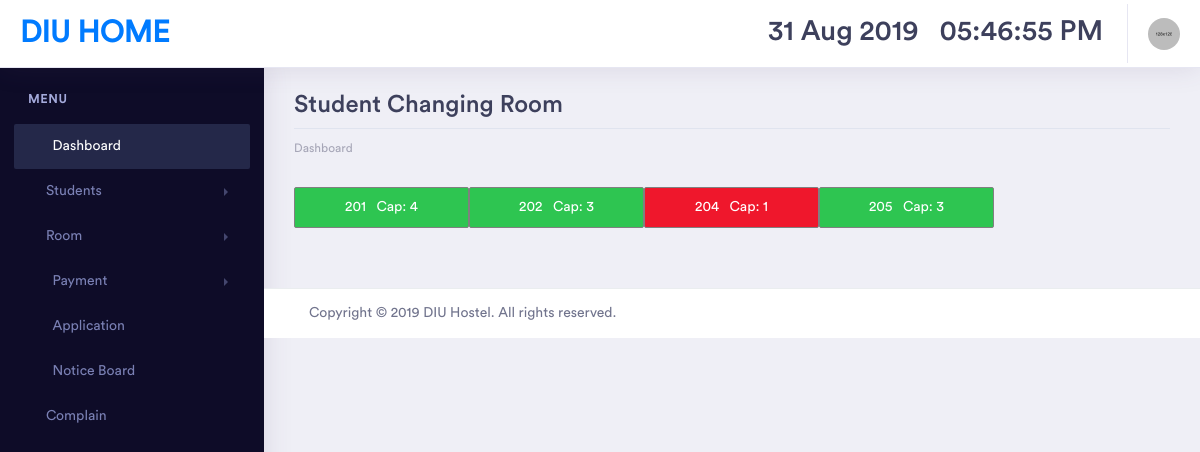
The page /change_seat.php (signed in) on the database its author committed.
### tables this page shows
CREATE TABLE `room` (
  `r_id` int(11) NOT NULL,
  `room_no` int(10) DEFAULT NULL,
  `room_capacity` int(5) DEFAULT NULL,
  `room_video` varchar(255) DEFAULT NULL,
  `seat_price` decimal(10,2) DEFAULT NULL
);

### change_seat.php (the view, shortened to what this page needs)
<?php session_start();
if ($_SESSION['staff_login']==TRUE) {
    include('inc/head.php'); ?>
<div class="dashboard-main-wrapper">
    <?php include('inc/top_nev.php'); ?>
    <?php include('inc/left_nev.php'); ?>
    <div class="dashboard-wrapper">
        <div class="dashboard-ecommerce">
            <div class="container-fluid dashboard-content ">
                <div class="row">
                    <div class="col-xl-12 col-lg-12 col-md-12 col-sm-12 col-12">
                        <div class="page-header">
                            <h2 class="pageheader-title">Student Changing Room</h2>
                            <div class="page-breadcrumb">
                                <nav aria-label="breadcrumb">
                                    <ol class="breadcrumb">
                                        <li class="breadcrumb-item"><a href="index.php" class="breadcrumb-link">Dashboard</a></li>
                                        <li class="breadcrumb-item active" aria-current="page"></li>
                                    </ol>
                                </nav>
                            </div>
                        </div>
                    </div>
                </div>
                <div class="ecommerce-widget">
                   <div class="row col-10">
                    <?php
                    $query="SELECT * FROM room ORDER BY room_no ASC";
                    $result=mysqli_query($con,$query);
                    if(mysqli_num_rows($result)>0){
                        while($row=mysqli_fetch_array($result, MYSQLI_ASSOC)){
                            $room_no=$row['room_no'];
                    $sql="SELECT * FROM std_seat WHERE room='$room_no'";
                     $result2=mysqli_query($con,$sql);
                    $rowcount=mysqli_num_rows($result2);
                    $sign="";
                    if ($rowcount<$row['room_capacity']) {
                            $sign='success';
                        }else{
                            $sign='danger';
                        }
                            ?>
                            <a href="db/db_change_seat.php?sid=<?php echo $_GET['vid']; ?>& room_no=<?php echo $row['room_no']; ?>&sign=<?php echo $sign; ?>" style="border: 1px solid gray; color: white" class="btn btn-<?php echo $sign; ?> col"><?php echo $row['room_no']; ?> &nbsp; Cap: <?php echo $row['room_capacity']; ?></a>
                            <?php
                }
            }
                    ?>
                </div>
            </div>
        </div>
    </div>
    <?php include('inc/footer.php'); ?>
 <?PHP
}else{
    header('location:index.php');
}
?>

### rows shown on the page
room: room_no "201", room_capacity "4"
room: room_no "202", room_capacity "3"
room: room_no "204", room_capacity "1"
room: room_no "205", room_capacity "3"
